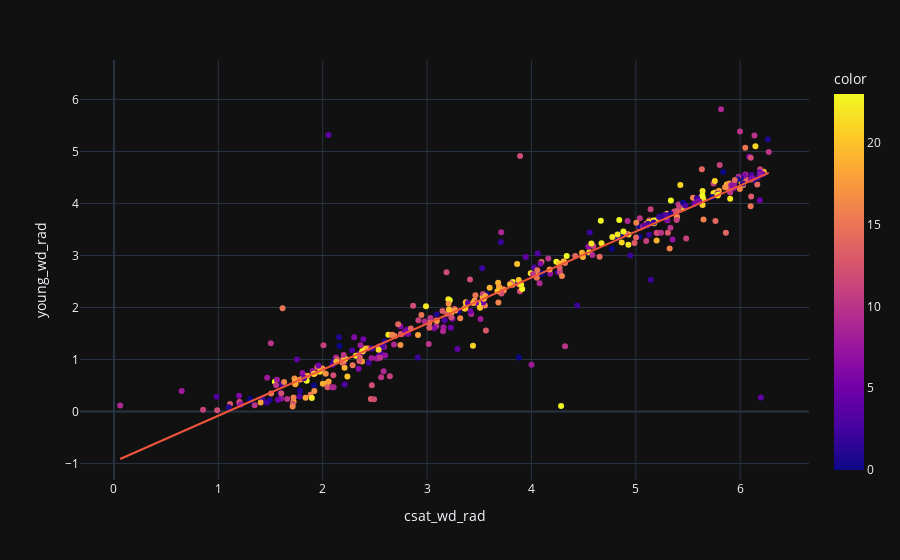

Notebook code for this chart:
### Code cell
df_wd.loc[(df_wd['young_wd_rad']>3.2) & (df_wd['csat_wd_rad']<2),'csat_wd_rad'] = df_wd.loc[(df_wd['young_wd_rad']<3.2) & (df_wd['csat_wd_rad']>2),'csat_wd_rad'] + 6.25

fig = px.scatter(df_wd, x='csat_wd_rad', y='young_wd_rad', trendline="ols",color=df_wd.index.hour)
fig.show()

### Figure 1 — Plotly figure (JSON) as saved in the notebook; plotly's stock layout.template omitted (floating-point values rounded to 4 significant figures; data arrays with more than 128 entries replaced by an {"elided": "..."} marker saying what was removed)
{"data": [{"hovertemplate": "csat_wd_rad=%{x}<br>young_wd_rad=%{y}<br>color=%{marker.color}<extra></extra>", "legendgroup": "", "marker": {"color": {"elided": "601 int values"}, "coloraxis": "coloraxis", "symbol": "circle"}, "mode": "markers", "name": "", "orientation": "v", "showlegend": false, "type": "scatter", "x": {"elided": "601 float values"}, "xaxis": "x", "y": {"elided": "601 float values"}, "yaxis": "y"}, {"hovertemplate": "<b>OLS trendline</b><br>young_wd_rad = 0.884944 * csat_wd_rad + -0.965436<br>R<sup>2</sup>=0.890945<br><br>csat_wd_rad=%{x}<br>young_wd_rad=%{y} <b>(trend)</b><extra></extra>", "legendgroup": "", "marker": {"symbol": "circle"}, "mode": "lines", "name": "", "showlegend": false, "type": "scatter", "x": {"elided": "414 float values"}, "xaxis": "x", "y": {"elided": "414 float values"}, "yaxis": "y"}], "layout": {"autosize": true, "coloraxis": {"colorbar": {"title": {"text": "color"}}, "colorscale": [[0, "#0d0887"], [0.1111, "#46039f"], [0.2222, "#7201a8"], [0.3333, "#9c179e"], [0.4444, "#bd3786"], [0.5556, "#d8576b"], [0.6667, "#ed7953"], [0.7778, "#fb9f3a"], [0.8889, "#fdca26"], [1, "#f0f921"]]}, "legend": {"tracegroupgap": 0}, "margin": {"t": 60}, "xaxis": {"anchor": "y", "autorange": true, "domain": [0, 1], "range": [-0.312, 6.646], "title": {"text": "csat_wd_rad"}, "type": "linear"}, "yaxis": {"anchor": "x", "autorange": true, "domain": [0, 1], "range": [-1.32, 6.829], "title": {"text": "young_wd_rad"}, "type": "linear"}}}
